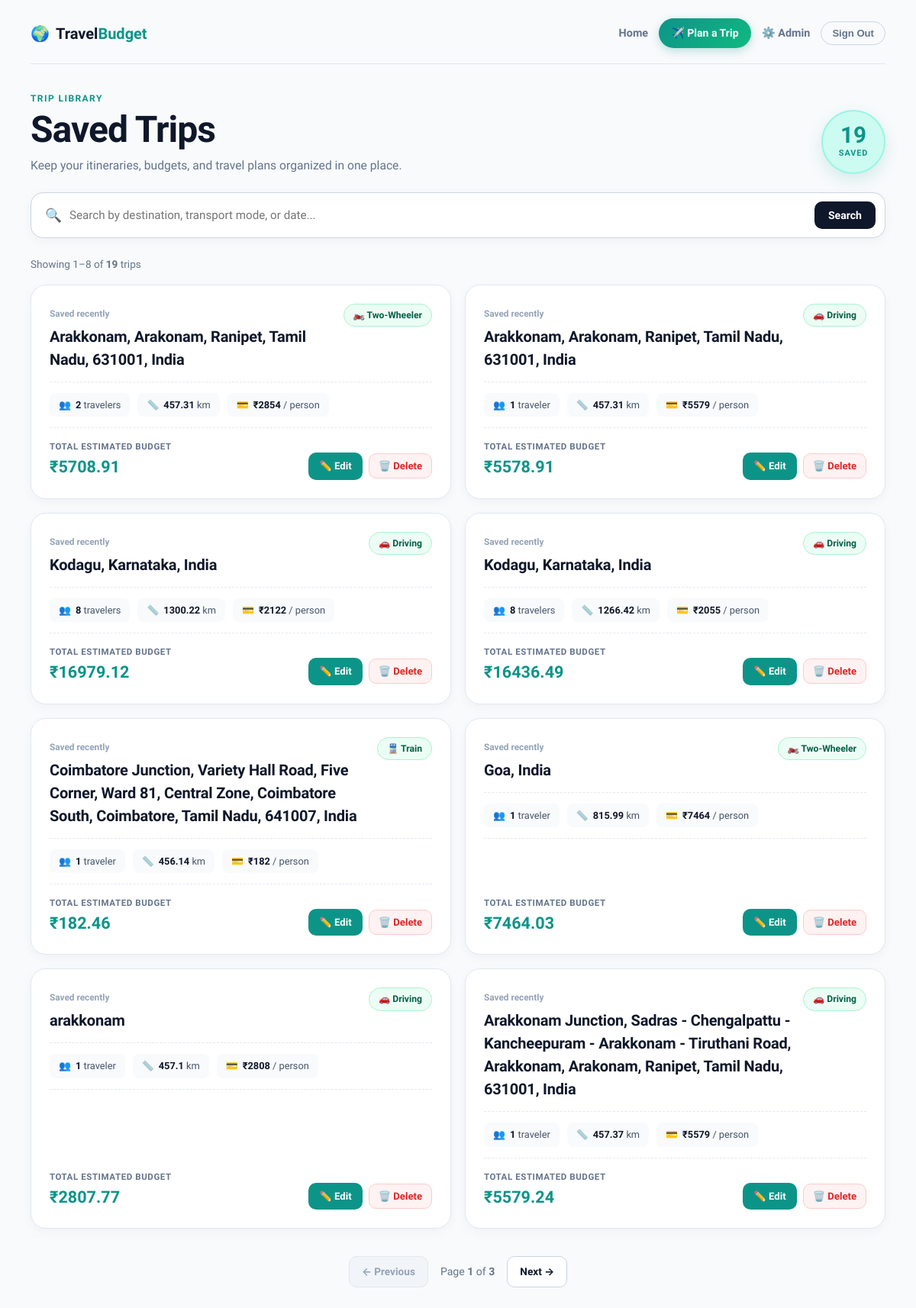
Before: /trips (signed in) with the older database file.
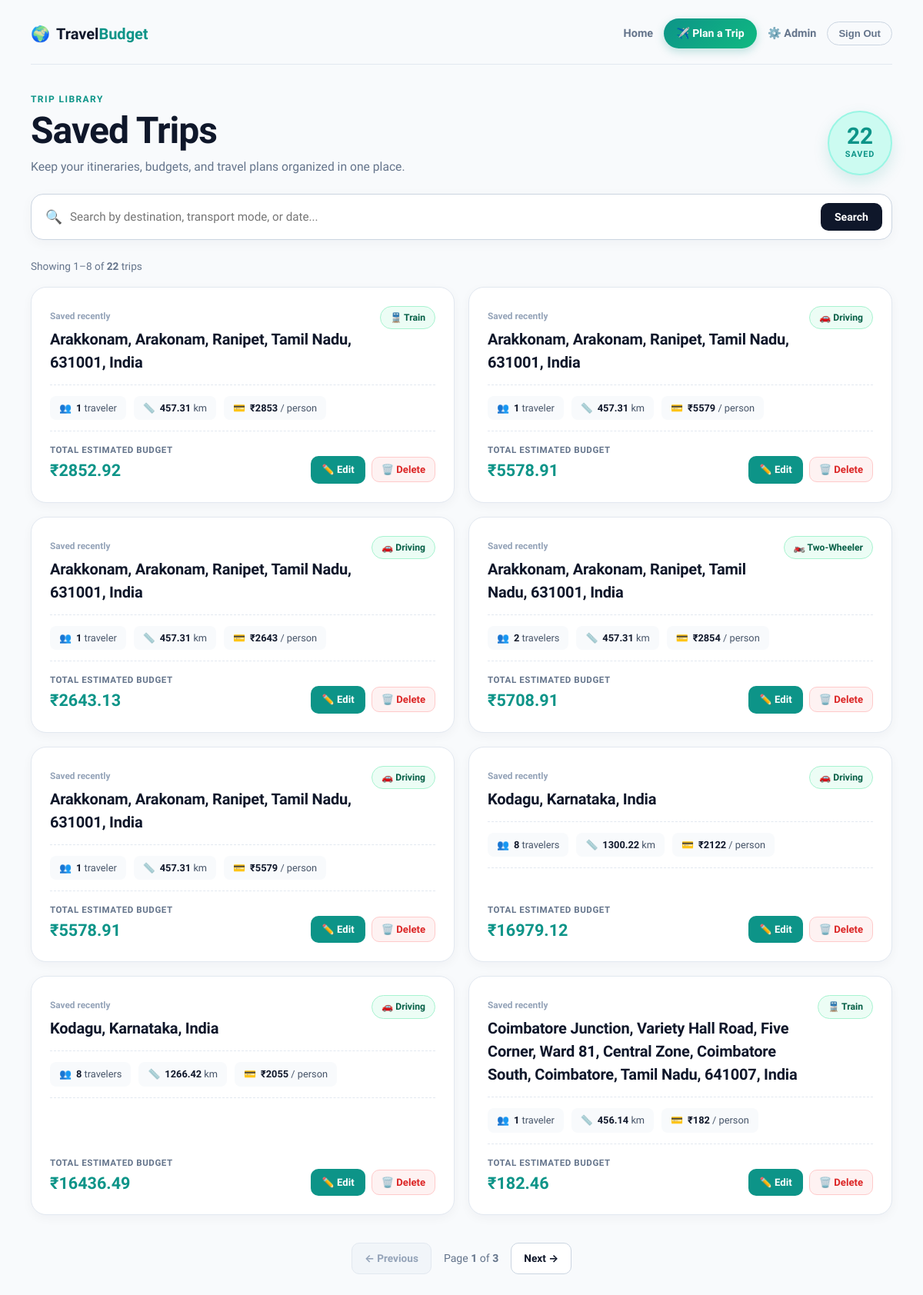
After: the same page with the newer database file.
### tables this page shows
CREATE TABLE trips (
            id INTEGER PRIMARY KEY AUTOINCREMENT,
            destination TEXT,
            travelers INTEGER,
            total_distance REAL,
            transport_mode TEXT,
            transport_cost REAL,
            fuel_type TEXT,
            fuel_price REAL,
            fuel_cost REAL,
            food_cost REAL,
            room_cost REAL,
            toll_charges REAL,
            parking_fee REAL,
            vehicle_type TEXT,
            vehicle_rental_cost REAL,
            places_fee_total REAL,
            total_budget REAL,
            cost_per_person REAL
        , user_id INTEGER);

### app.py (the view)
@app.route("/trips")
@login_required
def trips():
    search_query = request.args.get("q", "").strip()
    try:
        page = max(1, int(request.args.get("page", 1)))
    except (TypeError, ValueError):
        page = 1
    per_page = 8
    where_clause = ""
    params = []
    if search_query:
        where_clause = "WHERE user_id = ? AND (destination LIKE ? OR transport_mode LIKE ?)"
        term = f"%{search_query}%"
        params = [session["user_id"], term, term]
    else:
        where_clause = "WHERE user_id = ?"
        params = [session["user_id"]]
    conn = get_db()
    total = conn.execute(
        f"SELECT COUNT(*) FROM trips {where_clause}", params
    ).fetchone()[0]
    total_pages = max(1, (total + per_page - 1) // per_page)
    page = min(page, total_pages)
    rows = conn.execute(
        f"SELECT * FROM trips {where_clause} ORDER BY id DESC LIMIT ? OFFSET ?",
        [*params, per_page, (page - 1) * per_page],
    ).fetchall()
    conn.close()
    return render_template(
        "trips.html", trips=rows, search_query=search_query, page=page,
        total_pages=total_pages, total=total,
        first_item=(page - 1) * per_page + 1 if total else 0,
    )

### app.py (called while the page is built)
def get_db():
    conn = sqlite3.connect("travel_budget.db")
    conn.row_factory = sqlite3.Row
    return conn

@app.before_request
def update_last_seen():
    user_id = session.get('user_id')
    if user_id:
        try:
            conn = get_db()
            conn.execute('UPDATE users SET last_seen = CURRENT_TIMESTAMP WHERE id = ?', (user_id,))
            conn.commit()
            conn.close()
        except Exception:
            pass

@app.context_processor
def inject_user():
    is_admin = False
    logged_in = 'user_id' in session
    user_name = session.get('user_name')
    if logged_in:
        try:
            conn = get_db()
            row = conn.execute('SELECT is_admin FROM users WHERE id=?', (session['user_id'],)).fetchone()
            conn.close()
            is_admin = False
            if row:
                try:
                    is_admin = bool(row['is_admin'])
                except Exception:
                    is_admin = False
        except Exception:
            is_admin = False
    return dict(is_admin=is_admin, logged_in=logged_in, user_name=user_name)

def login_required(view):
    @wraps(view)
    def wrapped_view(*args, **kwargs):
        if "user_id" not in session:
            return redirect(url_for("login", next=request.path))
        return view(*args, **kwargs)
    return wrapped_view

### templates/trips.html (shortened to what this page needs)
<!doctype html>
<html lang="en">
<head>
  <link rel="stylesheet" href="{{ url_for('static', filename='trip.css') }}">
</head>
<body>
  <main class="trips-shell">
    <header class="trips-header">
      <a href="/" class="brand">
        <span class="brand-icon">🌍</span>
        <span class="brand-text">Travel<strong>Budget</strong></span>
      </a>
      <nav class="trips-nav">
        <a href="/" class="nav-link home-link">Home</a>
        <a class="plan-link" href="/planner?new=1">✈️ Plan a Trip</a>
        {% if is_admin %}<a href="/admin" class="nav-link admin-link">⚙️ Admin</a>{% endif %}
        <form action="/logout" method="post" class="logout-form">
          <button class="logout-btn" type="submit">Sign Out</button>
        </form>
      </nav>
    </header>
    <section class="trips-hero">
      <div class="hero-left">
        <p class="eyebrow">Trip Library</p>
        <h1>Saved Trips</h1>
        <p class="hero-desc">Keep your itineraries, budgets, and travel plans organized in one place.</p>
      </div>
      <div class="trip-total-badge">
        <span class="total-number">{{ total }}</span>
        <small>Saved</small>
      </div>
    </section>
    <form class="trip-search" method="get" action="/trips" role="search">
      <div class="search-inner">
        <span class="search-icon">🔍</span>
        <input id="trip_search" type="search" name="q" value="{{ search_query }}" placeholder="Search by destination, transport mode, or date...">
        <button type="submit" class="search-btn">Search</button>
      </div>
    </form>
    {% if trips %}
    <div class="trip-count-bar">
      <span>Showing {{ first_item }}–{{ first_item + trips|length - 1 }} of <strong>{{ total }}</strong> trip{{ '' if total == 1 else 's' }}</span>
    </div>
    <section class="trip-list">
      {% for trip in trips %}
      <article class="trip-card">
        <div class="trip-card-top">
          <div>
            <span class="trip-date">Saved {{ trip['created_at'] if trip['created_at'] else 'recently' }}</span>
            <h2 title="{{ trip['destination'] }}">{{ trip['destination'] }}</h2>
          </div>
          <span class="mode-chip">
            {% if trip['transport_mode'] == 'car' %}🚗 Driving
            {% elif trip['transport_mode'] == 'bike' %}🏍️ Two-Wheeler
            {% elif trip['transport_mode'] == 'bus' %}🚌 Bus
            {% elif trip['transport_mode'] == 'train' %}🚆 Train
            {% elif trip['transport_mode'] == 'flight' %}✈️ Flight
            {% else %}🚶 {{ trip['transport_mode']|capitalize }}
            {% endif %}
          </span>
        </div>
        <div class="trip-stats">
          <div class="stat-pill">
            <span class="stat-icon">👥</span>
            <span><b>{{ trip['travelers'] }}</b> traveler{{ '' if trip['travelers'] == 1 else 's' }}</span>
          </div>
          <div class="stat-pill">
            <span class="stat-icon">📏</span>
            <span><b>{{ trip['total_distance'] or 0 }}</b> km</span>
          </div>
          <div class="stat-pill">
            <span class="stat-icon">💳</span>
            <span><b>₹{{ '%.0f'|format(trip['cost_per_person'] or 0) }}</b> / person</span>
          </div>
        </div>
        <div class="trip-card-bottom">
          <div class="budget-meta">
            <small>Total Estimated Budget</small>
            <strong>₹{{ '%.2f'|format(trip['total_budget'] or 0) }}</strong>
          </div>
          <div class="trip-actions">
            <a href="/edit/{{ trip['id'] }}" class="btn-edit-trip">✏️ Edit</a>
            <form action="/delete/{{ trip['id'] }}" method="post" onsubmit="return confirm('Delete this saved trip?')">
              <button type="submit" class="btn-delete-trip">🗑️ Delete</button>
            </form>
          </div>
        </div>
      </article>
      {% endfor %}
    </section>
    {% if total_pages > 1 %}
    <nav class="pagination" aria-label="Saved trip pages">
      {% if page > 1 %}
      <a href="{{ url_for('trips', q=search_query, page=page - 1) }}" class="page-link prev">← Previous</a>
      {% else %}
      <span class="page-link disabled">← Previous</span>
      {% endif %}
      <span class="page-current">Page <b>{{ page }}</b> of <b>{{ total_pages }}</b></span>
      {% if page < total_pages %}
      <a href="{{ url_for('trips', q=search_query, page=page + 1) }}" class="page-link next">Next →</a>
      {% else %}
      <span class="page-link disabled">Next →</span>
      {% endif %}
    </nav>
    {% endif %}
    {% endif %}
  </main>
</body>
</html>

Changed rows visible on the page:
no longer on this page (row unchanged): trips: trip "recently", destination "Goa, India", transport_mode "🏍️ Two-Wheeler", travelers "1", total_distance "815.99", cost_per_person "7464", total_budget "7464.03"
no longer on this page (row unchanged): trips: trip "recently", destination "arakkonam", transport_mode "🚗 Driving", travelers "1", total_distance "457.1", cost_per_person "2808", total_budget "2807.77"
no longer on this page (row unchanged): trips: trip "recently", destination "Arakkonam Junction, Sadras - Chengalpattu - Kancheepuram - Arakkonam - Tiruthani Road, Arakkonam, Arakonam, Ranipet, Tamil Nadu, 631001, India", transport_mode "🚗 Driving", travelers "1", total_distance "457.37", cost_per_person "5579", total_budget "5579.24"
added trips: trip "recently", destination "Arakkonam, Arakonam, Ranipet, Tamil Nadu, 631001, India", transport_mode "🚆 Train", travelers "1", total_distance "457.31", cost_per_person "2853", total_budget "2852.92"
added trips: trip "recently", destination "Arakkonam, Arakonam, Ranipet, Tamil Nadu, 631001, India", transport_mode "🚗 Driving", travelers "1", total_distance "457.31", cost_per_person "5579", total_budget "5578.91"
added trips: trip "recently", destination "Arakkonam, Arakonam, Ranipet, Tamil Nadu, 631001, India", transport_mode "🚗 Driving", travelers "1", total_distance "457.31", cost_per_person "2643", total_budget "2643.13"
Other visible differences:
{{ total }}: "19" → "22"
